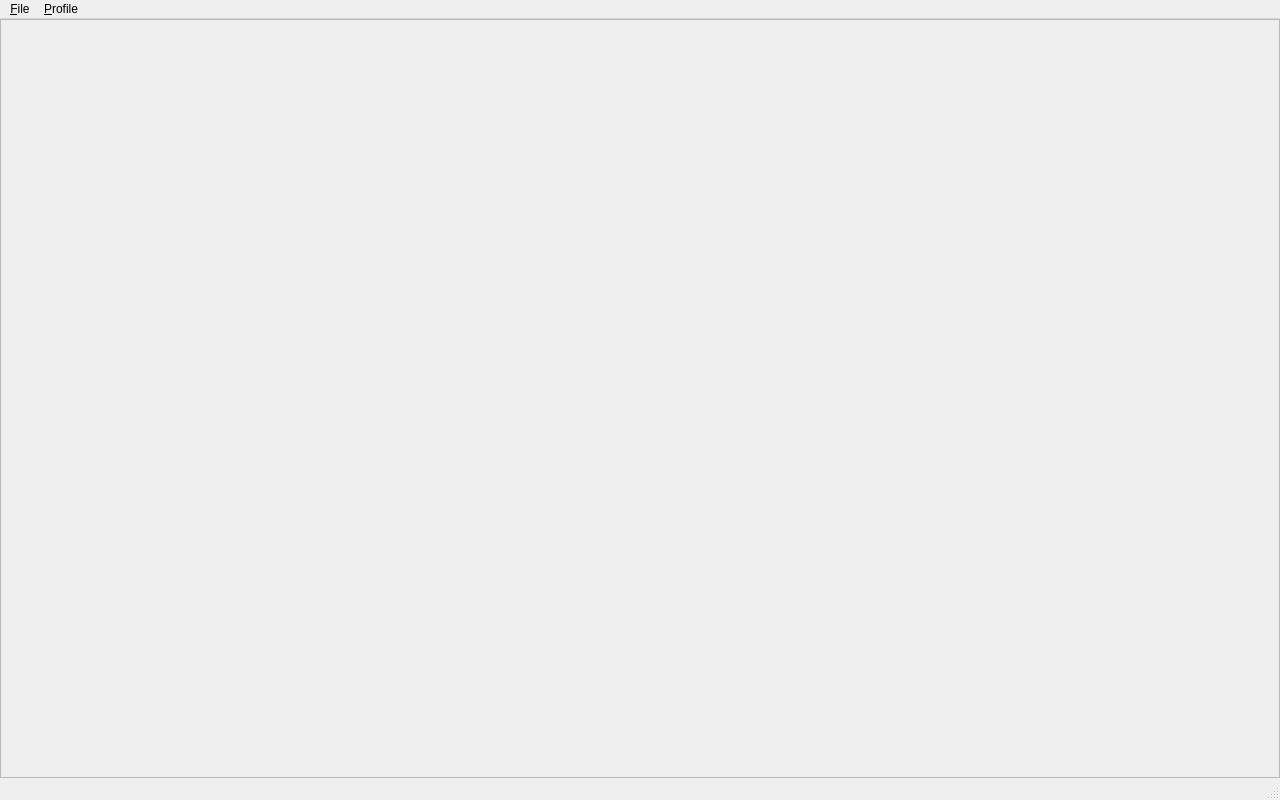
<?xml version="1.0" encoding="UTF-8"?>
<ui version="4.0">
 <class>MainWindow</class>
 <widget class="QMainWindow" name="MainWindow">
  <property name="geometry">
   <rect><x>0</x><y>0</y><width>1280</width><height>800</height></rect>
  </property>
  <property name="windowTitle"><string>pnfl-profiler</string></property>
  <widget class="QWidget" name="centralwidget">
   <layout class="QHBoxLayout" name="centralLayout">
    <property name="leftMargin"><number>0</number></property>
    <property name="topMargin"><number>0</number></property>
    <property name="rightMargin"><number>0</number></property>
    <property name="bottomMargin"><number>0</number></property>
    <item>
     <widget class="QScrollArea" name="scrollArea">
      <property name="widgetResizable"><bool>true</bool></property>
      <widget class="QWidget" name="scrollContents">
       <property name="geometry">
        <rect><x>0</x><y>0</y><width>1280</width><height>780</height></rect>
       </property>
       <layout class="QHBoxLayout" name="paneRowLayout"/>
      </widget>
     </widget>
    </item>
   </layout>
  </widget>
  <widget class="QMenuBar" name="menubar">
   <widget class="QMenu" name="menuFile">
    <property name="title"><string>&amp;File</string></property>
    <addaction name="actionOpen"/>
    <addaction name="actionSave"/>
    <addaction name="actionSaveAs"/>
    <addaction name="actionClose"/>
    <addaction name="separator"/>
    <addaction name="actionExit"/>
   </widget>
   <widget class="QMenu" name="menuProfile">
    <property name="title"><string>&amp;Profile</string></property>
    <addaction name="actionCheckProfile"/>
   </widget>
   <addaction name="menuFile"/>
   <addaction name="menuProfile"/>
  </widget>
  <widget class="QStatusBar" name="statusbar"/>
  <action name="actionOpen">
   <property name="text"><string>&amp;Open…</string></property>
   <property name="shortcut"><string>Ctrl+O</string></property>
  </action>
  <action name="actionSave">
   <property name="text"><string>&amp;Save</string></property>
   <property name="shortcut"><string>Ctrl+S</string></property>
  </action>
  <action name="actionSaveAs">
   <property name="text"><string>Save &amp;As…</string></property>
   <property name="shortcut"><string>Ctrl+Shift+S</string></property>
  </action>
  <action name="actionClose">
   <property name="text"><string>&amp;Close</string></property>
   <property name="shortcut"><string>Ctrl+W</string></property>
  </action>
  <action name="actionExit">
   <property name="text"><string>E&amp;xit</string></property>
   <property name="shortcut"><string>Ctrl+Q</string></property>
  </action>
  <action name="actionCheckProfile">
   <property name="text"><string>&amp;Check Profile</string></property>
   <property name="shortcut"><string>Ctrl+K</string></property>
  </action>
 </widget>
 <resources/>
 <connections/>
</ui>
